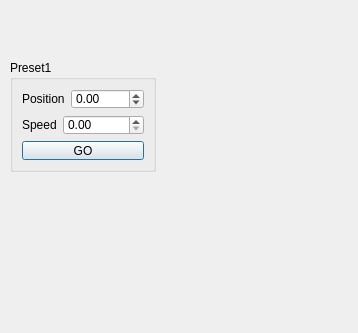
<?xml version="1.0" encoding="UTF-8"?>
<ui version="4.0">
 <class>ManualControl</class>
 <widget class="QDialog" name="ManualControl">
  <property name="geometry">
   <rect>
    <x>0</x>
    <y>0</y>
    <width>358</width>
    <height>333</height>
   </rect>
  </property>
  <property name="windowTitle">
   <string>Manual Control</string>
  </property>
  <widget class="QGroupBox" name="groupBox_4">
   <property name="geometry">
    <rect>
     <x>10</x>
     <y>60</y>
     <width>146</width>
     <height>112</height>
    </rect>
   </property>
   <property name="title">
    <string>Preset1</string>
   </property>
   <layout class="QVBoxLayout" name="verticalLayout">
    <item>
     <layout class="QHBoxLayout" name="horizontalLayout_25">
      <item>
       <widget class="QLabel" name="label_25">
        <property name="sizePolicy">
         <sizepolicy hsizetype="MinimumExpanding" vsizetype="Preferred">
          <horstretch>0</horstretch>
          <verstretch>0</verstretch>
         </sizepolicy>
        </property>
        <property name="text">
         <string>Position</string>
        </property>
       </widget>
      </item>
      <item>
       <widget class="QDoubleSpinBox" name="double_position">
        <property name="minimum">
         <double>-999999.000000000000000</double>
        </property>
        <property name="maximum">
         <double>999999.000000000000000</double>
        </property>
       </widget>
      </item>
     </layout>
    </item>
    <item>
     <layout class="QHBoxLayout" name="horizontalLayout_27">
      <item>
       <widget class="QLabel" name="label_27">
        <property name="sizePolicy">
         <sizepolicy hsizetype="MinimumExpanding" vsizetype="Preferred">
          <horstretch>0</horstretch>
          <verstretch>0</verstretch>
         </sizepolicy>
        </property>
        <property name="text">
         <string>Speed</string>
        </property>
       </widget>
      </item>
      <item>
       <widget class="QDoubleSpinBox" name="double_speed">
        <property name="maximum">
         <double>999999.000000000000000</double>
        </property>
       </widget>
      </item>
     </layout>
    </item>
    <item>
     <widget class="QPushButton" name="push_manual_go">
      <property name="sizePolicy">
       <sizepolicy hsizetype="Preferred" vsizetype="Preferred">
        <horstretch>0</horstretch>
        <verstretch>0</verstretch>
       </sizepolicy>
      </property>
      <property name="text">
       <string>GO</string>
      </property>
     </widget>
    </item>
   </layout>
  </widget>
 </widget>
 <resources/>
 <connections/>
</ui>
